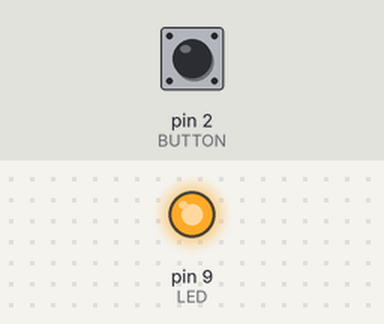
A sketch run on a simulated Arduino Uno, built with avr-gcc and run on an emulated ATmega328P. Parts: output pins drawn as LEDs (lit = HIGH). The inputs (shaded band) are chosen by the test bench; at power-on: pin 2 (BUTTON) HIGH.

Above: at 1.2 s.
1.3 s: pin 2 (BUTTON) pulled LOW for 0.15 s
At 1.37 s:
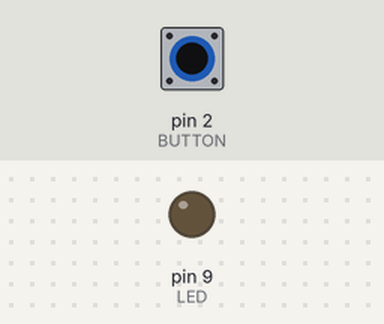
2.9 s: pin 2 (BUTTON) pulled LOW for 3.2 s
At 6.6 s:
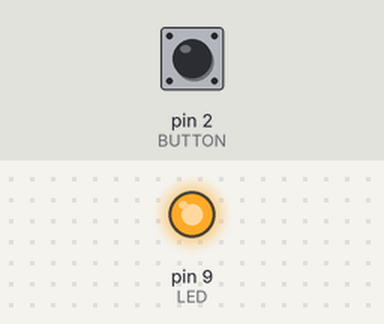
Timing chart, 0 to 8.1 s (numbered marks = the images above; inputs shaded):
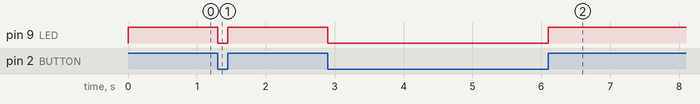

The sketch:

button-led_button.ino
```cpp
const int LED = 9;      // set the LED to connect on PIN 9
const int BUTTON = 2;   // set the BUTTON to connect on PIN 2

void setup(void) {
  pinMode(LED, OUTPUT);   // set the LED to be output (give voltage later)
  pinMode(BUTTON, INPUT); // set the BUTTON as the giver
}

void loop(void) {
  if (digitalRead(BUTTON)== LOW) {
    digitalWrite(LED, LOW);
  } else {
    digitalWrite(LED, HIGH);
  }
}
```

Measured:
- after the input at 1.3 s, pin 9 (LED): HIGH → LOW at once, → HIGH 0.15 s later
- after the input at 2.9 s, pin 9 (LED): HIGH → LOW at once, → HIGH 3.2 s later
